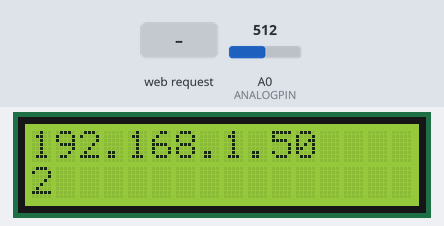
The sketch below on a simulated ESP8266 (NodeMCU). On the bench: 16×2 character LCD. The inputs (shaded band) are chosen by the test bench; at power-on: A0 (ANALOGPIN) = 512. WiFi joins after 1.5 s; servers stay silent unless stated; what the sketch prints to the serial monitor is not drawn.

Above: at 2.8 s.
2.9 s: HTTP request GET /cap received
At 4.4 s:
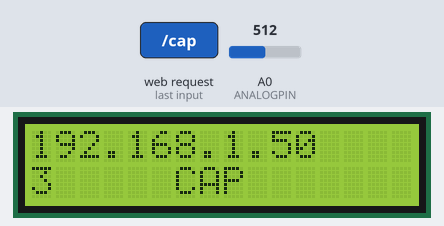
7.0 s: HTTP request GET /on received
At 8.1 s:
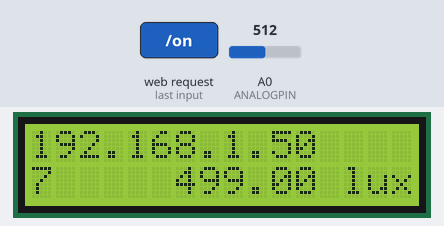
11.1 s: HTTP request GET /off received
At 12.4 s:
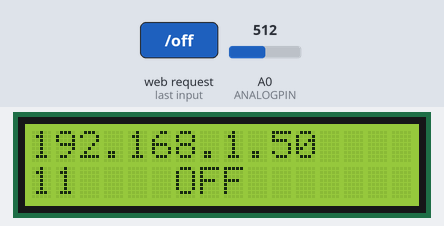
15.2 s: HTTP request GET /get received
At 16.3 s:
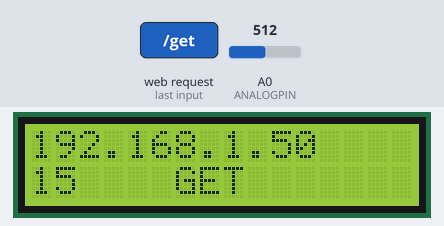
Timing chart, 0 to 18.2 s (numbered marks = the images above; inputs shaded):
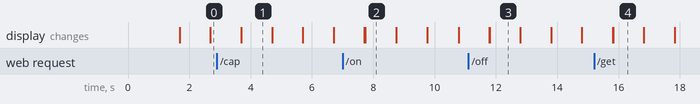

Measured:
- after the input at 2.9 s, the display: first differs from a run without the input after 0.80 s (image 1)
- after the input at 7.0 s, the display: first differs from a run without the input after 0.73 s (image 2)
- after the input at 11.1 s, the display: first differs from a run without the input after 0.70 s (image 3)
- after the input at 15.2 s, the display: first differs from a run without the input after 0.62 s (image 4)
- what the display in image 1 shows lasts 1.0 s, from 3.7 s to 4.7 s

The sketch:

WebServer_luminosidade.ino
```cpp
#include <ESP8266WiFi.h>            // lib do wifi para o ESP8266
#include <ESP8266WiFiMulti.h>       // lib do wifi para o ESP8266
#include <ESP8266HTTPClient.h>      // lib do wifi para o ESP8266

#include <Wire.h>                   // lib para utilizacao do LCD
#include <LiquidCrystal_I2C.h>      // lib do LCDINCLUSAO DE BIBLIOTECA

#define ANALOGPIN A0                // Porta que o sensor esta conectado

const char* ssid = "xxxx";          // nome da rede
const char* password = "xxxx";      // senha da rede
int icont = 0;                      // contador do processo
boolean lExecute = false;           // informa se o sensor esta ligado ou nao
String remoteUrl = "";              // url remota para enviar informacoes
float lumi = 0.0;                   // resultado da leitura do sensor

ESP8266WiFiMulti wifiMulti;         // Carrega o modulo de WIFI

WiFiServer server(80);              // Habilita um server na porta 80
HTTPClient http;                    // habilita o http client

LiquidCrystal_I2C lcd(0x27, 16, 2); // Define o tamanho do LCD (16x2)

void setup() {
  Serial.begin(115200);             // Inicia a serial

  lcd.begin(16,2);
  lcd.init();                       // Inicializa o LCD
  lcd.backlight();                  // Habilita a luz de fundo
  lcd.setCursor(0, 0);              // Posiciona o cursor na linha 1
  lcd.print("----NODEMCU----");     // Mostra um texto padrao no LCD

  Serial.println("Booting");
  lcd.setCursor(0, 1);              // Posiciona o cursor na linha 2
  lcd.print("Booting");

  wifiMulti.addAP(ssid, password);  // Ativa a conexao via Wifi

  Serial.println("Connecting...");
  lcd.setCursor(0, 1);
  lcd.print("Connecting...");

  while (wifiMulti.run() != WL_CONNECTED) {    // Realiza a conexao Wifi
    lcd.setCursor(14, 1);
    lcd.print("|");
    delay(100);
    lcd.setCursor(14, 1);
    lcd.print("+");
    delay(100);
    lcd.setCursor(14, 1);
    lcd.print("-");
    delay(100);
    Serial.print('.');
  }

  // Start the server
  server.begin();                   // Inicia o servidor na porta 80
  Serial.println("Server started");

  // Mostra o endereco ip do NodeMCU quando pronto
  lcd.clear();
  lcd.setCursor(0, 0);
  lcd.print(WiFi.localIP());

  Serial.println("Ready");
  Serial.print("iP address: ");
  Serial.println(WiFi.localIP());   // mostra o endereco ip da conexao WIFI
}

void loop() {
  Serial.println("Processando " + String(++icont));
  lcd.setCursor(0, 1);
  lcd.print(String(icont));

  // faz a leitura do client
  if (wifiMulti.run() == WL_CONNECTED) {
    verifyClient();
  }

  // se tiver capturado um endereco ip remoto, mostra ele
  if (remoteUrl != "") {
    Serial.println("URL = " + remoteUrl);
  }

  if (lExecute) {
    float leitura_lumi = analogRead(ANALOGPIN);   // realiza a leitura do sensor
    lumi = map(leitura_lumi, 1023, 0, 0, 1000);
    if (lumi > 1000) lumi = 1000;
    Serial.println("Luminosidade = " + String(lumi) + " lux");
    lcd.setCursor(6, 1);
    lcd.print(String(lumi) + " lux     ");
  } else {
    remoteUrl = "";
    lumi = 0.0;
  }

  // envia informacoes para o server
  if (remoteUrl != "" && wifiMulti.run() == WL_CONNECTED) {
    sendInformation();
  }

  delay(1000);
}

void verifyClient() {
  String cCmd = "";
  String cRet = "";

  // Verifica se o client foi conectado
  WiFiClient client = server.available();
  if (!client) {
    return;
  }

  // le as informacoes passadas para o client
  String request = client.readStringUntil('\r');
  client.flush();

  String ipRemoto = client.remoteIP().toString();
  Serial.println("IpRemoto = " + ipRemoto);

  if (request.indexOf("/cap") != -1)  {         // captura o endereco ip remoto para enviar as informacoes
    cCmd = "CAP";
    cRet = "IP Capturado " + ipRemoto;
    remoteUrl = "http://" + ipRemoto + ":8181/?lux=";
  }
  if (request.indexOf("/on") != -1)  {          // liga a leitura do sensor
    cCmd = "ON";
    cRet = "Sensor Ligado!";
    lExecute = true;
  }
  if (request.indexOf("/off") != -1)  {         // desliga a leitura do sensor
    cCmd = "OFF";
    cRet = "Sensor Desligado!";
    lExecute = false;
  }
  if (request.indexOf("/get") != -1)  {         // retorna a leitura do sensor para quem solicitou
    cCmd = "GET";
    if  (lExecute)
      cRet = "Luminosidade: " + String(lumi) + " lux";
    else
      cRet = "O Sensor esta Desligado!";
  }

  String s = "HTTP/1.1 200 OK\r\nContent-Type: text/html\r\nConnection: close\r\n\r\n<!DOCTYPE html><html><body><h1>" + cRet + "</h1></body></html>\n";
  client.print(s);
  delay(1);

  lcd.setCursor(6, 1);
  lcd.print(cCmd + "       ");

  Serial.println("Comando recebido = " + cCmd);
}

void sendInformation() {
  if (remoteUrl != "") {
    http.begin(remoteUrl + String(lumi));    // Envia para a URL remota as informacoes do sensor

    Serial.print("[HTTP] GET...\n");
    // start connection and send HTTP header
    int httpCode = http.GET();

    // httpCode will be negative on error
    if (httpCode > 0) {
      // HTTP header has been send and Server response header has been handled
      Serial.printf("[HTTP] GET... code: %d\n", httpCode);

      // file found at server
      if (httpCode == HTTP_CODE_OK) {
        String payload = http.getString();
        Serial.println(payload);
      }
    } else {
      Serial.printf("[HTTP] GET... failed, error: %s\n", http.errorToString(httpCode).c_str());
      remoteUrl = "";
    }

    http.end();
  }
}
```
